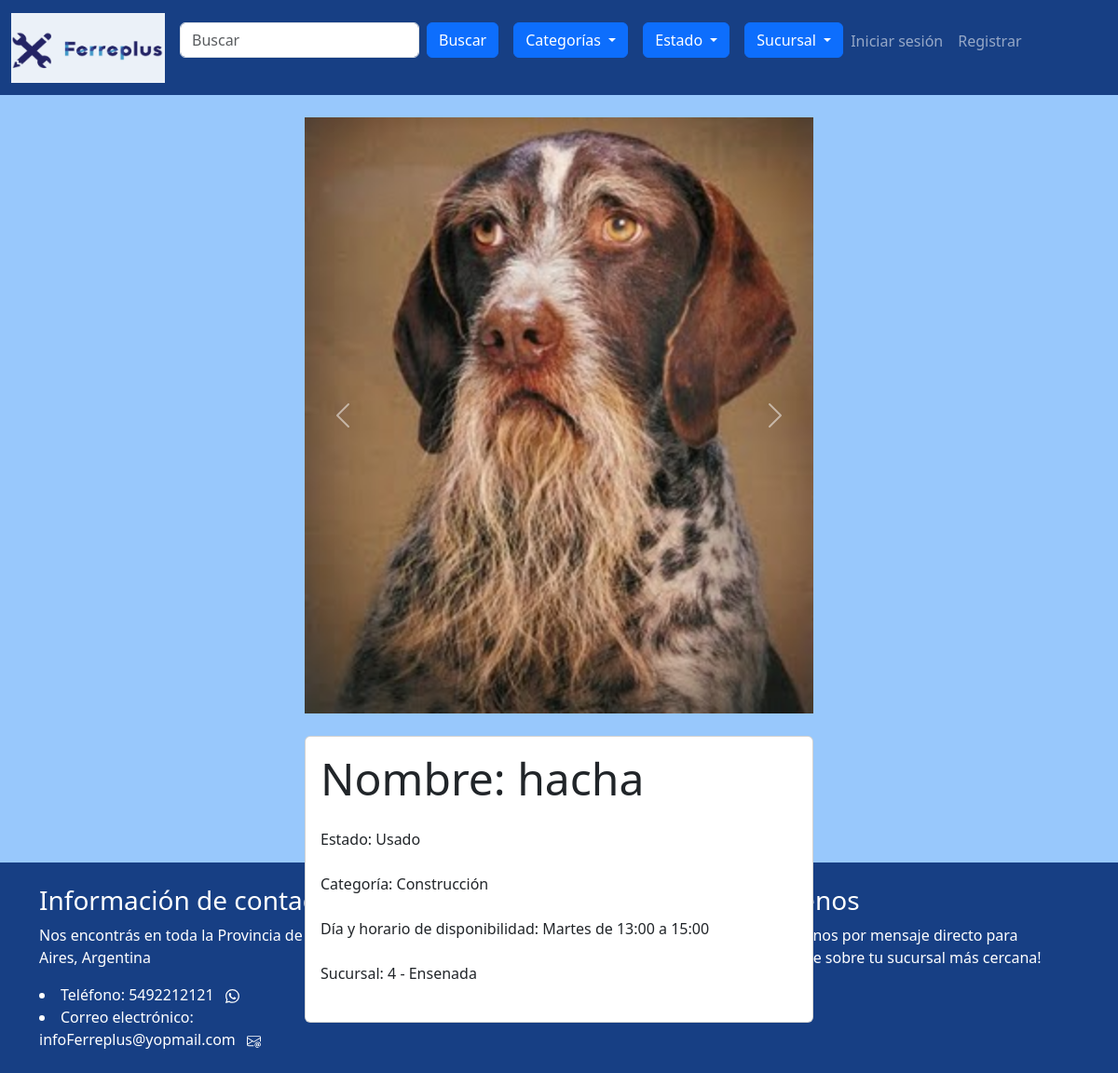
The page /busqueda_de_productos/ver_detalle_intercambio/hacha-perro-viejojpg/ on the database its author committed.
### mis_productos/models.py (models this page shows, shortened)
class Producto(models.Model):
    id = models.AutoField(primary_key=True)
    cliente = models.ForeignKey(User, on_delete=models.CASCADE)
    nombre = models.CharField(max_length=100)
    estado = models.CharField(max_length=100)
    categoria = models.CharField(max_length=100)
    dias = models.CharField(max_length=100, default="")
    horario_inicio = models.CharField(max_length=100)
    horario_fin = models.CharField(max_length=100)
    sucursal = models.ForeignKey(Sucursal, on_delete=models.SET_NULL, null=True)
    imagen_principal = models.ImageField(upload_to='imagenes/')
    imagen_extra1 = models.ImageField(upload_to='imagenes/', blank=True, null=True)
    imagen_extra2 = models.ImageField(upload_to='imagenes/', blank=True, null=True)
    imagen_extra3 = models.ImageField(upload_to='imagenes/', blank=True, null=True)
    slug = models.SlugField(null=True, blank=True)

### gestion_de_sucursales/models.py (models this page shows, shortened)
class Sucursal(models.Model):
    nombre = models.CharField(max_length=200, primary_key=True)
    ciudad = models.CharField(max_length=200, null=False)

### busqueda_de_productos/views.py (the view)
# urls.py: path('ver_detalle_intercambio/<slug:slug>/', views.ver_detalle, name='ver_detalle_intercambio'),
def ver_detalle(request, slug):
    producto = Producto.objects.get(slug=slug)
    return render(request, 'busqueda_de_productos/ver_detalle_intercambio.html', {'producto': producto})

### project/context_processors.py (called while the page is built)
def agregar_datos_a_contexto(request):
    sucursales = Sucursal.objects.all()
    estados_list = ["Nuevo - Sin uso", "Usado", "Restaurado", "Para reparar", "Para piezas", "Con defectos leves"]
    categorias_list = ["Herramientas", "Construcción", "Ferretería general", "Electricidad", "Fontanería", "Jardín"]
    return {
        'sucursales': sucursales,
        'estados_list': estados_list,
        'categorias_list': categorias_list,
    }

### busqueda_de_productos/templates/busqueda_de_productos/ver_detalle_intercambio.html (shortened to what this page needs)
{% extends "homepage/base.html" %}
{% block content %}
<div class="container">
    <div class="row justify-content-center align-items-center" style="height: 100vh;">
        <div class="col-md-6">
            <div id="carouselExample" class="carousel slide mb-4">
                <div class="carousel-inner">
                    <div class="carousel-item active">
                        <img src="{{ producto.imagen_principal.url }}" class="d-block w-100" alt="...">
                    </div>
                </div>
                <button class="carousel-control-prev" type="button" data-bs-target="#carouselExample" data-bs-slide="prev">
                    <span class="carousel-control-prev-icon" aria-hidden="true"></span>
                </button>
                <button class="carousel-control-next" type="button" data-bs-target="#carouselExample" data-bs-slide="next">
                    <span class="carousel-control-next-icon" aria-hidden="true"></span>
                </button>
            </div>
            <div class="card">
                <div class="card-body">
                    <div class="mb-4">
                        <h5 class="display-5">Nombre: {{ producto.nombre }}</h5>
                    </div>
                    <div class="mb-4">
                        <h8 class="display-8">Estado: {{ producto.estado }}</h8>
                    </div>
                    <div class="mb-4">
                        <h8 class="display-8">Categoría: {{ producto.categoria }}</h8>
                    </div>
                    <div class="mb-4">
                        <h8 class="display-8">Día y horario de disponibilidad: {{ producto.dias }} de {{ producto.horario_inicio }} a {{ producto.horario_fin }}</h8>
                    </div>
                    <div class="mb-4">
                        <h8 class="display-8">Sucursal: {% if not producto.sucursal %}Sucursal Inactiva{% else %}{{ producto.sucursal.nombre }} - {{ producto.sucursal.ciudad }}{% endif %}</h8>
                    </div>
                </div>
            </div>
        </div>
    </div>
</div>
{% endblock %}

### homepage/templates/homepage/base.html (style rules this page uses)
body { background-color: #98C8FC; }
body { min-height: 100vh; display: flex; flex-direction: column; }

### rows shown on the page
Producto: imagen_principal (picture), nombre "hacha", estado "Usado", categoria "Construcción", dias "Martes", horario_inicio "13:00", horario_fin "15:00", sucursal.nombre "4", sucursal.ciudad "Ensenada"
